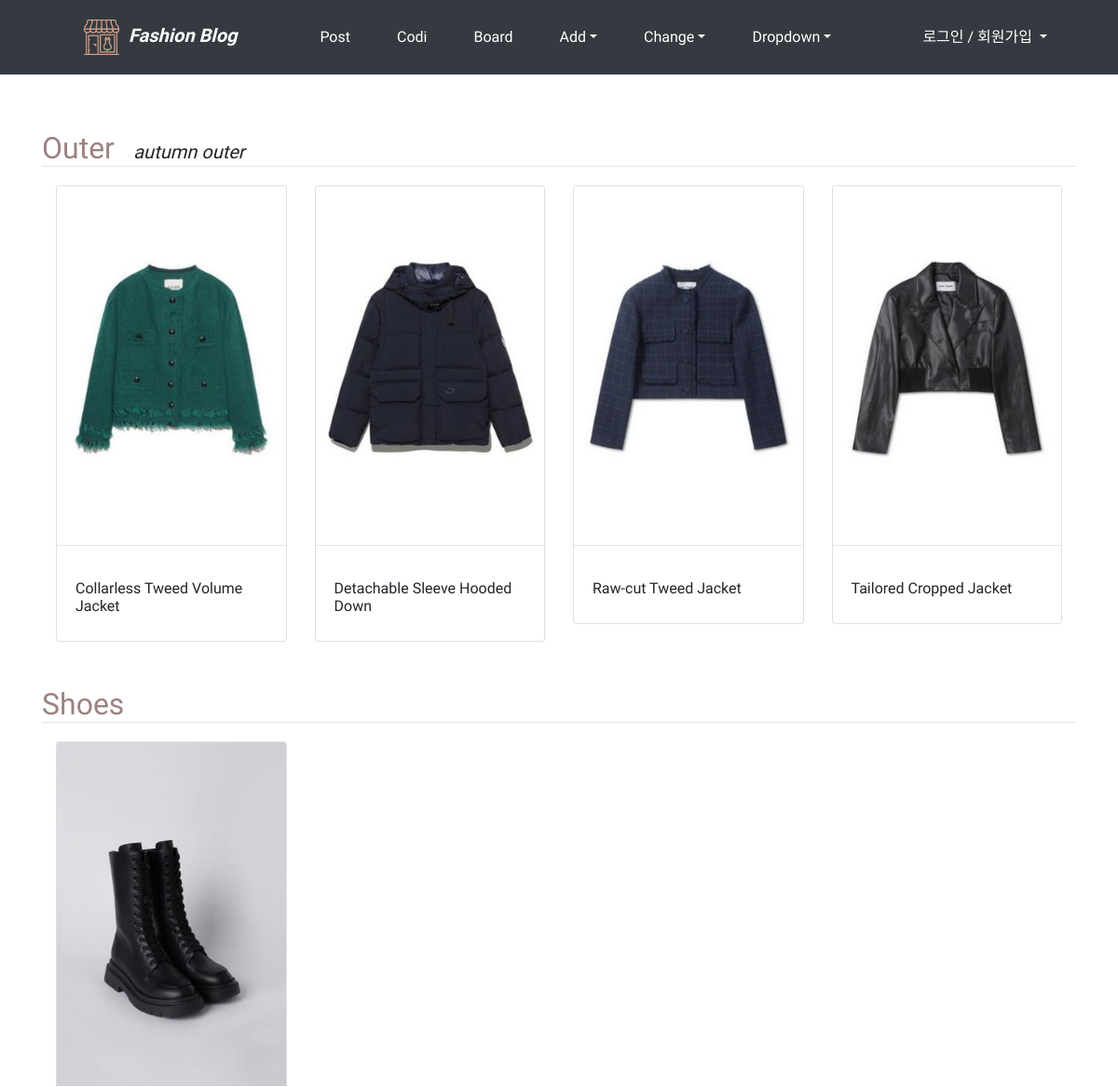
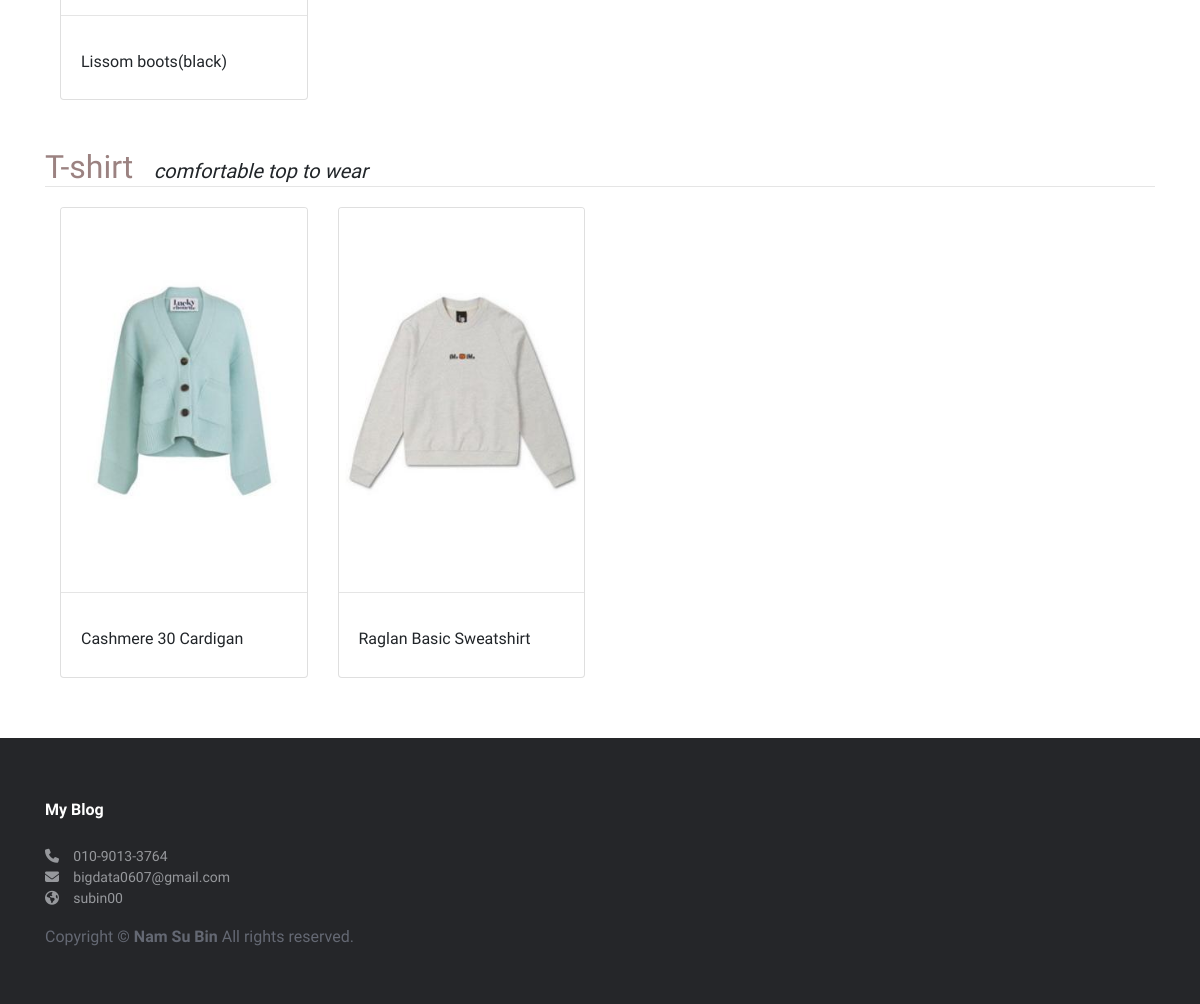
Screenshot of /codi/ with the database file from the repository (2 pictures, top to bottom).
### codi/models.py (models this page shows, shortened)
class Category(models.Model):
    name = models.CharField(max_length=30)
    description = models.CharField('One Line Description', max_length=100, blank=True)
    owner=models.ForeignKey('auth.User', on_delete=models.CASCADE, verbose_name='OWNER', blank=True, null=True)
    class Meta:
        ordering=('name',)

class Codi(models.Model):
    category = models.ForeignKey(Category, on_delete=models.CASCADE)
    title = models.CharField('TITLE', max_length=30)
    description = models.TextField('Codi Description', blank=True)
    image = ThumbnailImageField(upload_to='codi/%Y/%m')
    upload_dt = models.DateTimeField('Upload Date', auto_now_add=True)
    url = models.URLField('site_url')
    owner=models.ForeignKey('auth.User', on_delete=models.CASCADE, verbose_name='OWNER', blank=True, null=True)
    class Meta:
        ordering=('title',)
    def get_absolute_url(self):
        return reverse('codi:codi_detail', args=(self.id,))

### codi/views.py (the view)
# urls.py: path('', views.CategoryLV.as_view(), name='index'),
class CategoryLV(ListView):
    model=Category

### codi/fields.py (called while the page is built)
    def _add_thumb(self, s):
        parts = s.split('.')
        parts.insert(-1, 'thumb')
        if parts[-1].lower() not in ('jpeg', 'jpg'):
            parts[-1] = 'jpg'
        return '.'.join(parts)

    @property
    def thumb_url(self):
        return self._add_thumb(self.url)

### codi/templates/codi/category_list.html (shortened to what this page needs)
{% extends 'base.html'%}
{% block content %}
    {% for item in object_list %}
    <div class="mt-5">
        <a class="h2" style="text-decoration:none; color:#9B8281" href="{% url 'codi:category_detail' item.id %}">
        {{item.name}}</a>&emsp;
        <span class="font-italic h5">{{item.description}}</span>
    </div>
    <hr style="margin : 0 0 20px 0;">
    <div class="container">
        <div class="row">
            {% for codi in item.codi_set.all|slice:":4"%}
                <div class="col-3">
                    <div class ='card'>
                        <a href="{{codi.get_absolute_url}}">
                            <img src="{{codi.image.thumb_url}}" alt="" class="card-img-top">
                            <hr>
                        </a>
                        <div class="card-body">
                            <h6 class="'card-title">{{codi.title}}</h6>
                        </div>
                    </div>
                </div>
            {% endfor%}
      </div>
    </div>
    {% endfor %}
{% endblock %}

### templates/base.html (shortened to what this page needs)
<!DOCTYPE html>
<html lang="ko">
    {% load static%}
<head>
    <link rel="stylesheet" href="https://maxcdn.bootstrapcdn.com/bootstrap/4.5.0/css/bootstrap.min.css">
    <link rel="stylesheet" as="style" crossorigin href="https://cdn.jsdelivr.net/gh/orioncactus/pretendard@v1.3.5/dist/web/static/pretendard.css" />
</head>
<body>
    <nav class="navbar navbar-expand-lg navbar-3 dark bg-dark">
        <span class="navbar-brand mx-5 mb-0 font-weight-bold font-italic"><a class='nav-link text-white' href="{% url 'home' %}">&nbsp;&nbsp;<img src="{% static 'img/shop (5).png' %}" width="38px">&nbsp; Fashion Blog</a></span>
        <div class="collapse navbar-collapse" id="navbarSupportedContent">
            <ul class="navbar-nav mr-auto">
                <li class="nav-item mx-1 btn">
                    <a class="nav-link text-white" href="{% url 'blog:index' %}">Post</a>
                </li>
                <li class="nav-item mx-1 btn">
                    <a class="nav-link text-white" href="{% url 'codi:index' %}">Codi</a>
                </li>
                <li class="nav-item mx-1 btn">
                    <a class="nav-link text-white" href="{% url 'board:index' %}">Board</a>
                </li>
                <li class="nav-item dropdown mx-1 btn">
                    <a class="nav-link dropdown-toggle text-white" href="#" data-toggle="dropdown">Add</a>
                </li>
                <li class="nav-item dropdown mx-1 btn">
                    <a class="nav-link dropdown-toggle text-white" href="#" data-toggle="dropdown">Change</a>
                </li>
                <li class="nav-item dropdown mx-1 btn">
                    <a class="nav-link dropdown-toggle text-white" href="#" data-toggle="dropdown">Dropdown</a>
                </li>
            </ul>
            <ul class="navbar-nav mx-5">
                <li class="nav-item dropdown mx-1 btn btn-dark">
                    {% if user.is_active %}
                    <a class="nav-link dropdown-toggle text-white" href="#" data-toggle="dropdown">
                        <i class="fas fa-user"></i>&ensp;{% firstof user.get_short_name user.get_username %}&ensp;
                    </a>
                    <div class="dropdown-menu">
                        <a class="dropdown-item" href="{% url 'logout' %}">Logout</a>
                        <a class="dropdown-item" href="{% url 'password_change' %}">Change Password</a>
                    </div>
                    {% else %}
                    <a class="nav-link dropdown-toggle text-white" href="#" data-toggle="dropdown">
                        로그인 / 회원가입
                    </a>
                    {% endif %}
                </li>
            </ul>
        </div>
    </nav>
    <div id="main-wrapper">
        <div id="main-content" class="container">
            {% block content %}
            {% endblock %}
        </div>
    </div>
    <footer>
        <div class="container">
            <div class="footer_logo">My Blog</div>
            <div id="contact_info">
                <p>
                    <a class="text-decoration-none" href="tel:+821090133764"><i class="fa-solid fa-phone"></i>&emsp;010-9013-3764</a>
                    <br>
                    <a class="text-decoration-none" href="mailto:bigdata0607@gmail.com"><i class="fa-solid fa-envelope"></i>&emsp;bigdata0607@gmail.com</a>
                    <br>
                    <a class="text-decoration-none" href="https://subindata.tistory.com/" target="_blank"><i class="fa fa-globe"></i>&emsp;subin00</a>
                </p>
            </div>
            <p style="color:#646873">Copyright © <b>Nam Su Bin</b> All rights reserved.</p>
        </div>
    </footer>
</body>
</html>

### templates/base.html (style rules this page uses)
* { font-family: 'Heebo', sans-serif; }
html, body { margin: 0; padding: 0; height: 100%; }
#main-wrapper { margin: 60px 0; height: auto; min-height: 100%; padding-bottom: 266px; }
footer { height: 266px; position: relative; transform : translateY(-100%); width: 100%; padding: 60px 0; background: #252629; }
#contact_info * { color: #96989c; font-size: 14px; }
footer .footer_logo { padding-bottom: 24px; color: #fff; font-weight: 600; }

### rows the page displays
Category: name "Outer", description "autumn outer"
Codi: shows a picture, title "Collarless Tweed Volume Jacket"
Codi: shows a picture, title "Detachable Sleeve Hooded Down"
Codi: shows a picture, title "Raw-cut Tweed Jacket"
Codi: shows a picture, title "Tailored Cropped Jacket"
Category: name "Shoes"
Codi: shows a picture, title "Lissom boots(black)"
Category: name "T-shirt", description "comfortable top to wear"
Codi: shows a picture, title "Cashmere 30 Cardigan"
Codi: shows a picture, title "Raglan Basic Sweatshirt"
